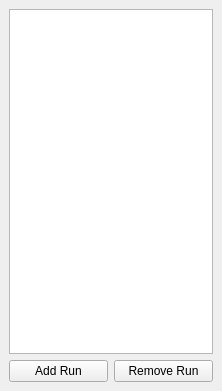
<?xml version="1.0" encoding="UTF-8"?>
<ui version="4.0">
 <class>DockWidget</class>
 <widget class="QDockWidget" name="DockWidget">
  <property name="geometry">
   <rect>
    <x>0</x>
    <y>0</y>
    <width>222</width>
    <height>391</height>
   </rect>
  </property>
  <property name="windowTitle">
   <string>R&amp;uns</string>
  </property>
  <widget class="QWidget" name="dockWidgetContents">
   <layout class="QGridLayout" name="gridLayout">
    <item row="0" column="0">
     <widget class="QTableView" name="RunsTable"/>
    </item>
    <item row="1" column="0">
     <layout class="QHBoxLayout" name="horizontalLayout">
      <item>
       <widget class="QPushButton" name="AddRunButton">
        <property name="text">
         <string>Add Run</string>
        </property>
       </widget>
      </item>
      <item>
       <widget class="QPushButton" name="RemoveRunButton">
        <property name="text">
         <string>Remove Run</string>
        </property>
       </widget>
      </item>
     </layout>
    </item>
   </layout>
  </widget>
 </widget>
 <resources/>
 <connections/>
</ui>
